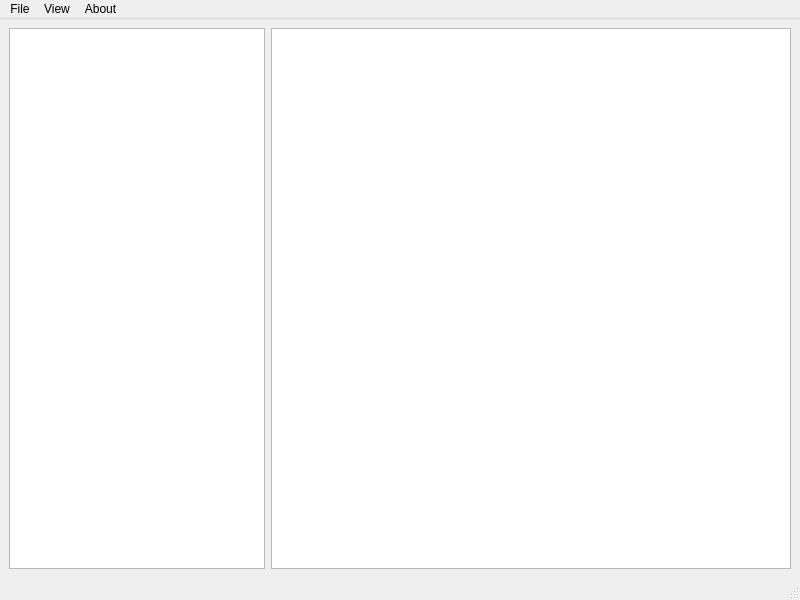
<?xml version="1.0" encoding="UTF-8"?>
<ui version="4.0">
 <class>DicomViewerWindow</class>
 <widget class="QMainWindow" name="DicomViewerWindow">
  <property name="geometry">
   <rect>
    <x>0</x>
    <y>0</y>
    <width>800</width>
    <height>600</height>
   </rect>
  </property>
  <property name="windowTitle">
   <string>Dicom Viewer</string>
  </property>
  <widget class="QWidget" name="centralwidget">
   <layout class="QVBoxLayout" name="verticalLayout">
    <item>
     <layout class="QHBoxLayout" name="horizontalLayout">
      <item>
       <widget class="QListView" name="listFileView">
        <property name="sizePolicy">
         <sizepolicy hsizetype="Preferred" vsizetype="Preferred">
          <horstretch>0</horstretch>
          <verstretch>0</verstretch>
         </sizepolicy>
        </property>
       </widget>
      </item>
      <item>
       <widget class="QGraphicsView" name="graphicsView"/>
      </item>
     </layout>
    </item>
   </layout>
  </widget>
  <widget class="QMenuBar" name="menubar">
   <property name="geometry">
    <rect>
     <x>0</x>
     <y>0</y>
     <width>800</width>
     <height>24</height>
    </rect>
   </property>
   <widget class="QMenu" name="menuFile">
    <property name="title">
     <string>File</string>
    </property>
    <addaction name="actionOpen"/>
   </widget>
   <widget class="QMenu" name="menuView">
    <property name="title">
     <string>View</string>
    </property>
    <addaction name="actionDetails"/>
    <addaction name="actionLLM"/>
    <addaction name="action3D"/>
   </widget>
   <widget class="QMenu" name="menuAbout">
    <property name="title">
     <string>About</string>
    </property>
   </widget>
   <addaction name="menuFile"/>
   <addaction name="menuView"/>
   <addaction name="menuAbout"/>
  </widget>
  <widget class="QStatusBar" name="statusbar"/>
  <action name="actionOpen">
   <property name="text">
    <string>Open..</string>
   </property>
  </action>
  <action name="actionDetails">
   <property name="text">
    <string>Patient Details</string>
   </property>
  </action>
  <action name="actionLLM">
   <property name="text">
    <string>LLM</string>
   </property>
  </action>
  <action name="action3D">
   <property name="text">
    <string>3D</string>
   </property>
  </action>
 </widget>
 <resources/>
 <connections/>
</ui>
